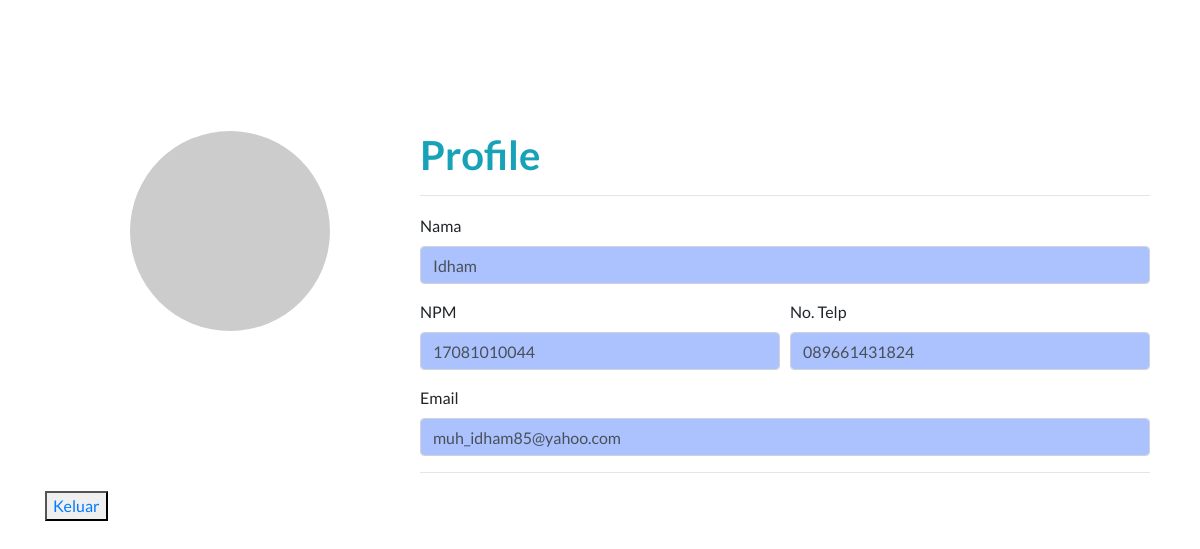
Screenshot of /profile_user.php (signed in) with the database file from the repository.
### tables this page shows
CREATE TABLE `user` (
  `id_user` int(10) NOT NULL,
  `email` varchar(50) NOT NULL,
  `npm` varchar(13) NOT NULL,
  `nama` varchar(50) NOT NULL,
  `password` varchar(50) NOT NULL,
  `password_asli` varchar(50) NOT NULL,
  `foto` varchar(50) NOT NULL,
  `no` varchar(20) NOT NULL,
  `poin` int(3) NOT NULL
);

### profile_user.php (the view, shortened to what this page needs)
<?php
include ('koneksi.php');
?>
<!DOCTYPE html>
<html>
<head>
    <link rel="stylesheet" href="assets/bootstrap/css/bootstrap.min.css">
    <link rel="stylesheet" href="assets/fonts/fontawesome-all.min.css">
    <link rel="stylesheet" href="assets/fonts/font-awesome.min.css">
    <link rel="stylesheet" href="assets/fonts/ionicons.min.css">
    <link rel="stylesheet" href="assets/fonts/fontawesome5-overrides.min.css">
    <link rel="stylesheet" href="assets/css/-Fixed-Navbar-start-with-transparency-background-BS4-.css">
    <link rel="stylesheet" href="assets/css/-Login-form-Page-BS4-.css">
    <link rel="stylesheet" href="https://cdnjs.cloudflare.com/ajax/libs/animate.css/3.5.2/animate.min.css">
    <link rel="stylesheet" href="assets/css/Navigation-with-Button.css">
    <link rel="stylesheet" href="assets/css/Profile-Edit-Form-1.css">
    <link rel="stylesheet" href="assets/css/Profile-Edit-Form.css">
    <link rel="stylesheet" href="assets/css/Registration-Form-with-Photo.css">
</head>
<body>
    <div class="container profile profile-view" id="profile">
        <nav class="navbar navbar-light navbar-expand-md">
            <div class="container-fluid"><i class="fa fa-home" style="font-size: 50px;color: rgb(171,194,255);"></i>
            </div>
        </nav>
        <?php
                    $npm = $_SESSION['npm'];
                    $query = mysqli_query($koneksi, "SELECT * FROM user WHERE npm = '$npm'");
                    $data = mysqli_fetch_array($query);
         ?>
        <form>
            <div class="form-row profile-row">
                <div class="col-md-4 relative">
                    <div class="avatar">
                        <div class="avatar-bg center"></div>
                    </div>
                </div>
                <div class="col-md-8">
                    <h1 style="color: rgb(23,162,184);">Profile </h1>
                    <hr>
                    <div class="form-row">
                        <div class="col">
                            <div class="form-group"><label >Nama</label><input align="center" disabled="" value="<?php  echo $data['nama']?>" class="form-control" type="text" name="firstname" style="background-color: rgba(118,156,255,0.61);"></div>
                        </div>
                    </div>
                    <div class="form-row">
                        <div class="col-sm-12 col-md-6">
                            <div class="form-group"><label>NPM</label><input class="form-control" value="<?php echo $data['npm']?>" type="text" name="password" autocomplete="off" required="" style="background-color: rgb(171,194,255);"></div>
                        </div>
                        <div class="col-sm-12 col-md-6">
                            <div class="form-group"><label>No. Telp</label><input disabled="" value="<?php echo $data['no']?>" class="form-control" type="text" name="confirmpass" autocomplete="off" required="" style="background-color: rgb(171,194,255);"></div>
                        </div>
                    </div>
                    <div class="form-group"><label>Email </label><input class="form-control" value="<?php echo $data['email']?>" disabled="" type="text" autocomplete="off" required="" name="email" style="background-color: rgb(171,194,255);"></div>
                    <hr>
                </div>
                <div class="form-group"><BUTTON ><a href="index.html">Keluar</a></BUTTON></div>
                </div>
            </div>
</body>
</html>

### assets/css/Profile-Edit-Form-1.css (style rules this page uses)
div.container.profile { padding: 10px 20px; }
.center { text-align: center; }
.relative { position: relative; }
div.profile-row { margin-top: 55px; }
hr { height: 2px; }
div.avatar-bg { background: url(https://www.gravatar.com/avatar/1234566?size=200&d=mm); background-position: 50% 50%; height: 200px; width: 200px; background-size: cover; border-radius: 50%; margin-left: calc(50% - 100px); }

### assets/css/Profile-Edit-Form.css (style rules this page uses)
div.container.profile { padding: 10px 20px; }
.center { text-align: center; }
.relative { position: relative; }
div.profile-row { margin-top: 55px; }
hr { height: 2px; }
div.avatar-bg { background: url(https://www.gravatar.com/avatar/1234566?size=200&d=mm); background-position: 50% 50%; height: 200px; width: 200px; background-size: cover; border-radius: 50%; margin-left: calc(50% - 100px); }

### rows the page displays
user: firstname "Idham", password "17081010044", confirmpass "089661431824", email "muh_idham85@yahoo.com"
